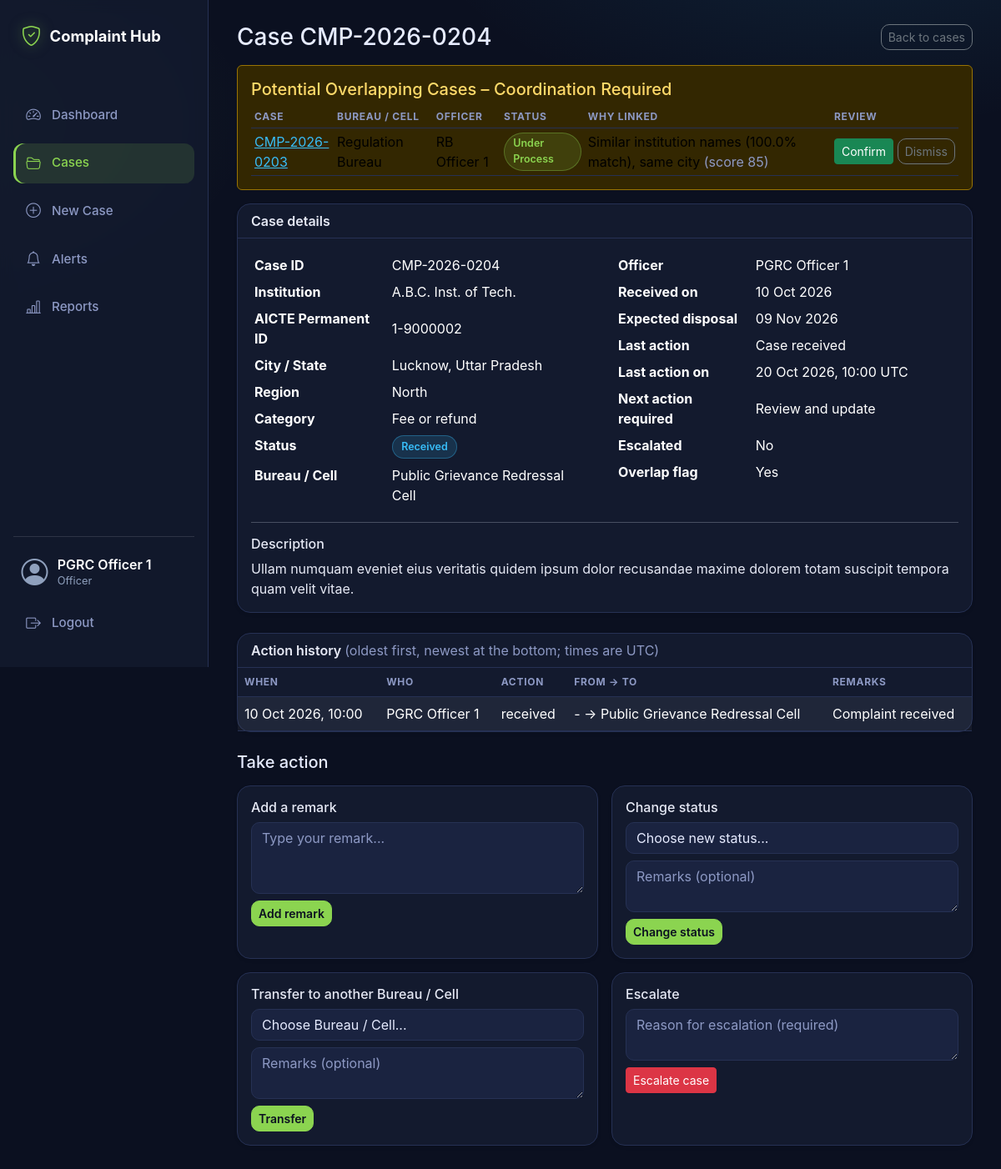
Before: /cases/CMP-2026-0204 (signed in) with the older database file.
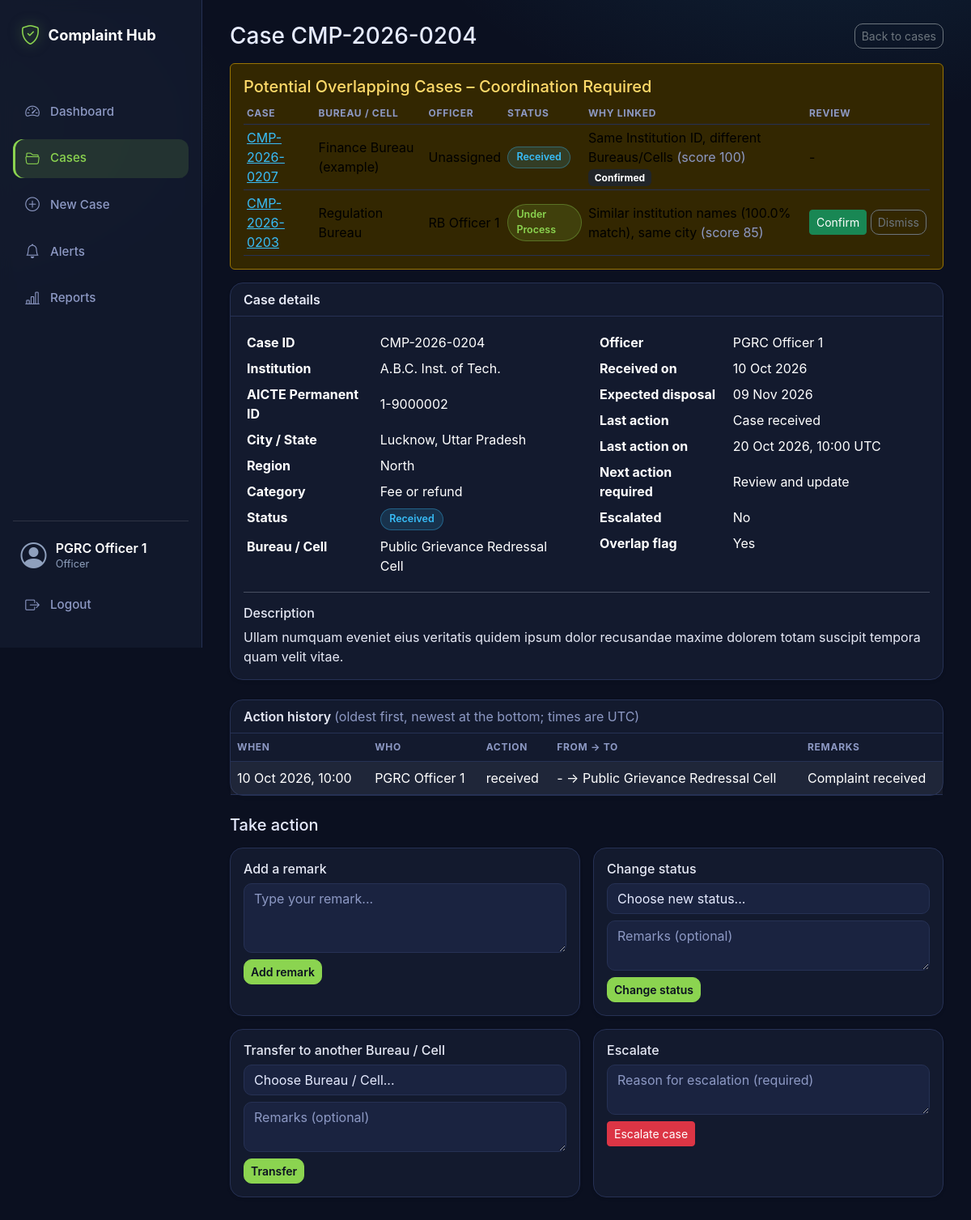
After: the same page with the newer database file.
### models.py (models this page shows)
class Case(db.Model):
    __tablename__ = "cases"
    id = db.Column(db.String(30), primary_key=True)  # e.g. CMP-2026-0001
    institution_id = db.Column(db.String(20), db.ForeignKey("institutions.id"), nullable=False)
    category = db.Column(db.String(60))
    description = db.Column(db.Text)
    received_on = db.Column(db.Date)
    status = db.Column(db.String(30), default="Received")
    current_bureau_id = db.Column(db.Integer, db.ForeignKey("bureaus.id"))
    assigned_officer_id = db.Column(db.Integer, db.ForeignKey("users.id"))
    last_action_summary = db.Column(db.String(200))
    last_action_on = db.Column(db.DateTime)
    next_action_required = db.Column(db.String(200))
    expected_disposal_on = db.Column(db.Date)
    is_escalated = db.Column(db.Boolean, default=False)
    overlap_flag = db.Column(db.Boolean, default=False)
    current_bureau = db.relationship("Bureau")
    officer = db.relationship("User")
    actions = db.relationship("CaseAction", backref="case", order_by="CaseAction.performed_at")

class Bureau(db.Model):
    __tablename__ = "bureaus"
    id = db.Column(db.Integer, primary_key=True)
    code = db.Column(db.String(20), unique=True, nullable=False)
    name = db.Column(db.String(120), nullable=False)

class CaseLink(db.Model):
    __tablename__ = "case_links"
    id = db.Column(db.Integer, primary_key=True)
    case_a_id = db.Column(db.String(30), db.ForeignKey("cases.id"))
    case_b_id = db.Column(db.String(30), db.ForeignKey("cases.id"))
    link_type = db.Column(db.String(30))
    match_score = db.Column(db.Integer)
    reason = db.Column(db.String(250))
    review_state = db.Column(db.String(20), default="suggested")  # suggested, confirmed, dismissed
    created_at = db.Column(db.DateTime, default=datetime.utcnow)

### app.py (the view)
@app.route("/cases/<case_id>")
def case_detail(case_id):
    case = db.get_or_404(Case, case_id)
    links = (
        CaseLink.query.filter(
            or_(CaseLink.case_a_id == case.id, CaseLink.case_b_id == case.id),
            CaseLink.review_state != "dismissed",
        )
        .order_by(CaseLink.match_score.desc())
        .all()
    )
    linked_cases = []
    for link in links:
        other_id = link.case_b_id if link.case_a_id == case.id else link.case_a_id
        other = db.session.get(Case, other_id)
        if other:
            linked_cases.append({"link": link, "case": other})
    bureau_names = {b.id: b.name for b in Bureau.query.all()}
    user_names = {u.id: u.name for u in User.query.all()}
    return render_template(
        "case_detail.html",
        case=case,
        linked_cases=linked_cases,
        bureaus=Bureau.query.order_by(Bureau.name).all(),
        bureau_names=bureau_names,
        user_names=user_names,
        statuses=status_choices(),
    )

### app.py (called while the page is built)
@login_manager.user_loader
def load_user(user_id):
    return db.session.get(User, int(user_id))

@app.before_request
def require_login():
    if request.endpoint in ("login", "static"):
        return None
    if not current_user.is_authenticated:
        return redirect(url_for("login"))
    return None

def status_choices():
    in_database = [
        row[0]
        for row in db.session.query(Case.status).filter(Case.status.isnot(None)).distinct()
    ]
    return sorted(set(DEFAULT_STATUSES) | set(in_database))

### templates/case_detail.html (shortened to what the changed rows need)
{% extends "base.html" %}
{% block content %}
{% if linked_cases %}
<div class="alert alert-warning">
    <div class="table-responsive">
        <table class="table table-sm table-warning align-middle mb-0">
            <thead>
                <tr>
                    <th>Case</th>
                    <th>Bureau / Cell</th>
                    <th>Officer</th>
                    <th>Status</th>
                    <th>Why linked</th>
                    <th>Review</th>
                </tr>
            </thead>
            <tbody>
                {% for item in linked_cases %}
                <tr>
                    <td><a href="/cases/{{ item.case.id }}">{{ item.case.id }}</a></td>
                    <td>{{ item.case.current_bureau.name if item.case.current_bureau else '-' }}</td>
                    <td>{{ item.case.officer.name if item.case.officer else 'Unassigned' }}</td>
                    <td>{% if item.case.status %}<span class="badge-status status-{{ item.case.status|lower|replace(' ', '-') }}">{{ item.case.status }}</span>{% else %}-{% endif %}</td>
                    <td>
                        {{ item.link.reason or '-' }}
                        {% if item.link.match_score is not none %}
                            <span class="text-muted">(score {{ item.link.match_score }})</span>
                        {% endif %}
                        {% if item.link.review_state == 'confirmed' %}
                            <span class="badge bg-dark">Confirmed</span>
                        {% endif %}
                    </td>
                    <td class="text-nowrap">
                        {% if item.link.review_state == 'suggested' %}
                        <form method="POST" class="d-inline"
                              action="{{ url_for('confirm_link', case_id=case.id, link_id=item.link.id) }}">
                            <button type="submit" class="btn btn-success btn-sm">Confirm</button>
                        </form>
                        <form method="POST" class="d-inline"
                              action="{{ url_for('dismiss_link', case_id=case.id, link_id=item.link.id) }}"
                              onsubmit="return confirm('Dismiss this overlap? It will be hidden and recorded in the case history.');">
                            <button type="submit" class="btn btn-outline-secondary btn-sm">Dismiss</button>
                        </form>
                        {% else %}-{% endif %}
                    </td>
                </tr>
                {% endfor %}
            </tbody>
        </table>
    </div>
</div>
{% endif %}
<div class="card shadow-sm mb-4">
    <div class="card-body">
        <div class="row">
            <div class="col-md-6">
                <table class="table table-borderless table-sm mb-0">
                    <tr><th style="width:40%">Case ID</th><td>{{ case.id }}</td></tr>
                    <tr><th>Institution</th><td>{{ case.institution.name }}</td></tr>
                    <tr><th>AICTE Permanent ID</th><td>{{ case.institution.id }}</td></tr>
                    <tr><th>City / State</th><td>{{ case.institution.city or '-' }}, {{ case.institution.state or '-' }}</td></tr>
                    <tr><th>Region</th><td>{{ case.institution.region or '-' }}</td></tr>
                    <tr><th>Category</th><td>{{ case.category or '-' }}</td></tr>
                    <tr><th>Status</th><td>{% if case.status %}<span class="badge-status status-{{ case.status|lower|replace(' ', '-') }}">{{ case.status }}</span>{% else %}-{% endif %}</td></tr>
                    <tr><th>Bureau / Cell</th><td>{{ case.current_bureau.name if case.current_bureau else '-' }}</td></tr>
                </table>
            </div>
            <div class="col-md-6">
                <table class="table table-borderless table-sm mb-0">
                    <tr><th style="width:40%">Officer</th><td>{{ case.officer.name if case.officer else 'Unassigned' }}</td></tr>
                    <tr><th>Received on</th><td>{{ case.received_on.strftime('%d %b %Y') if case.received_on else '-' }}</td></tr>
                    <tr><th>Expected disposal</th><td>{{ case.expected_disposal_on.strftime('%d %b %Y') if case.expected_disposal_on else '-' }}</td></tr>
                    <tr><th>Last action</th><td>{{ case.last_action_summary or '-' }}</td></tr>
                    <tr><th>Last action on</th><td>{{ case.last_action_on.strftime('%d %b %Y, %H:%M') + ' UTC' if case.last_action_on else '-' }}</td></tr>
                    <tr><th>Next action required</th><td>{{ case.next_action_required or '-' }}</td></tr>
                    <tr><th>Escalated</th><td>{{ 'Yes' if case.is_escalated else 'No' }}</td></tr>
                    <tr><th>Overlap flag</th><td>{{ 'Yes' if case.overlap_flag else 'No' }}</td></tr>
                </table>
            </div>
        </div>
    </div>
</div>
<div class="card shadow-sm mb-4">
    <div class="table-responsive">
        <table class="table table-striped align-middle mb-0">
            <thead>
                <tr>
                    <th>When</th>
                    <th>Who</th>
                    <th>Action</th>
                    <th>From &rarr; To</th>
                    <th>Remarks</th>
                </tr>
            </thead>
        </table>
    </div>
</div>
{% endblock %}

Changed rows visible on the page:
added Case: case.id "CMP-2026-0207", case.status "Received"
now on this page (row unchanged): Bureau: case.current_bureau "Finance Bureau (example)"
added CaseLink: link "Same Institution ID, different Bureaus/Cells", link.match_score "100"
Other visible differences:
new list line: "Unassigned (score ) Confirmed -"
